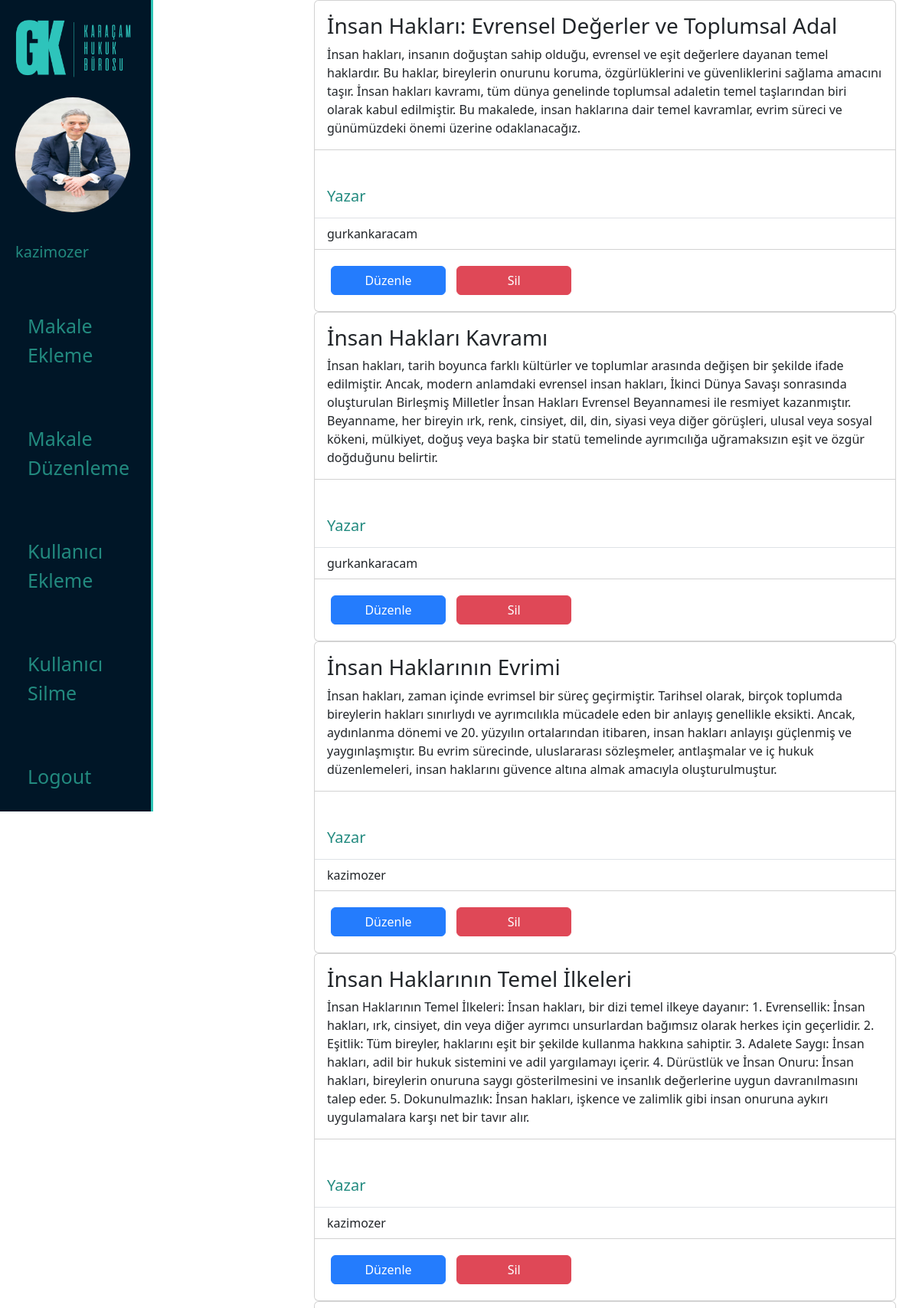
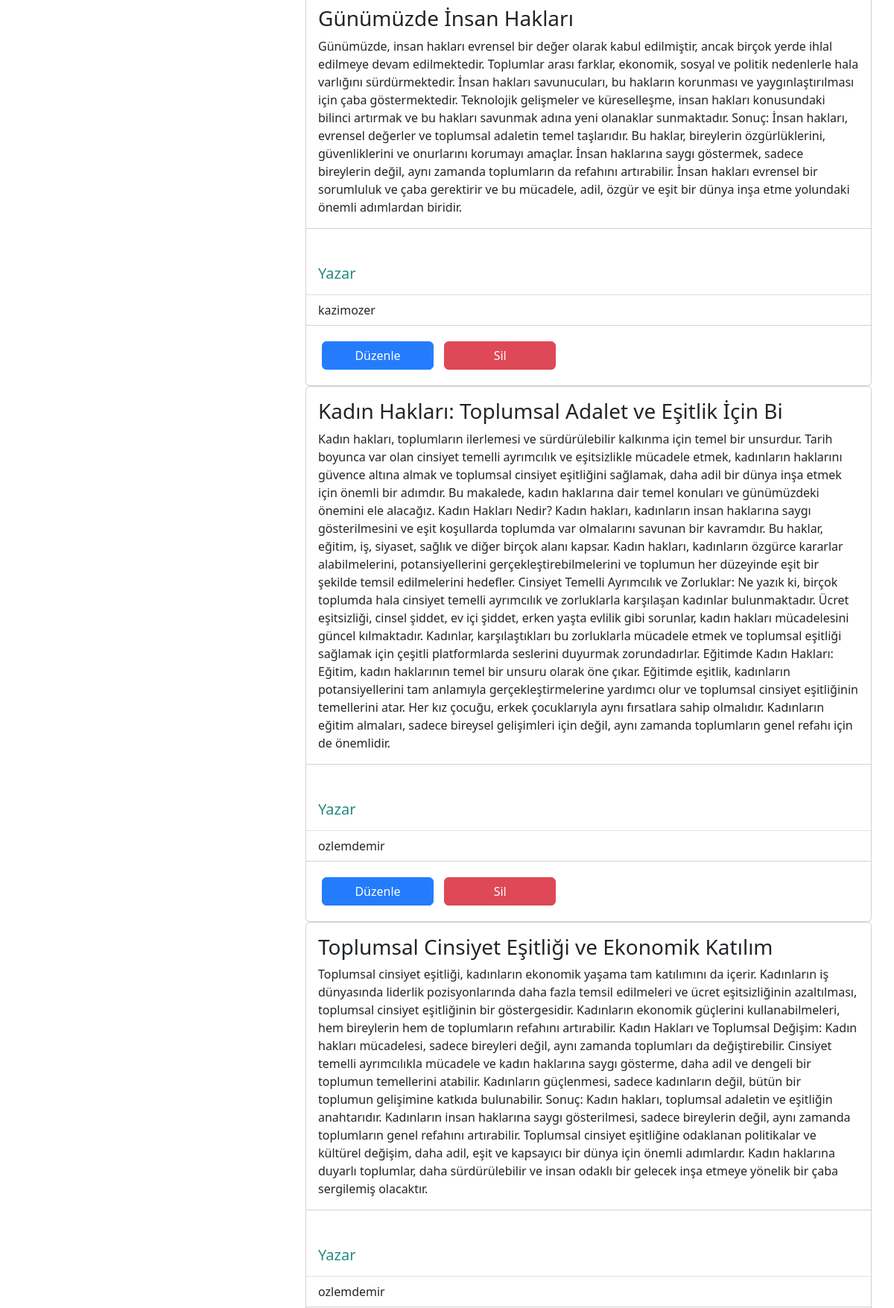
Page /admin/panel.php?option=2 (signed in, upper part) on the committed database (2 pictures, top to bottom).
### tables this page shows
CREATE TABLE `makale` (
  `id` int(25) NOT NULL,
  `caption` varchar(150) NOT NULL,
  `content` text NOT NULL,
  `writer` varchar(25) NOT NULL
);

### admin/makaleedit.php (the view, shortened to what this page needs)
<?php
include("dbconnect.php");
?>
<!doctype html>
<html>
<head>
<link href="https://cdn.jsdelivr.net/npm/bootstrap@5.3.2/dist/css/bootstrap.min.css" rel="stylesheet">
<link href="../css/makaleedit.css" rel="stylesheet">
<link href="../css/modal.css?v=<?php echo time()?>" rel="stylesheet" type="text/css">
</head>
<body>
<?php
$sorgu = $conn->query("SELECT * FROM makale");
while ($sonuc = $sorgu->fetch_assoc()) {
$caption = $sonuc['caption'];
$writer = $sonuc['writer'];
$content = $sonuc['content'];
$id = $sonuc['id'];
?>
<div class="card" style="width: 100%;">
  <div class="card-body">
    <h3 class="card-title"><?php echo $caption; ?></h3>
    <p class="card-text"><?php echo $content; ?></p>
  </div>
  <ul class="list-group list-group-flush">
    <li class="list-group-item"><h5>Yazar</h5></li>
    <li class="list-group-item"><?php echo $writer; ?></li>
  </ul>
  <div class="card-body">
  <a href="updatemakale.php?id=<?php echo $id; ?>" class="btn btn-primary buttonspace">Düzenle</a>
    <a href="deletemakale.php?id=<?php echo $id; ?>" class="btn btn-danger buttonspace">Sil</a>
  </div>
</div>
<?php
}
?>
</body>
</html>

### css/panel.css (style rules this page uses)
body { margin: 0 auto; padding: 0; }
* { box-sizing: border-box; }
.btn { background-color: dodgerblue; color: white; padding: 15px 20px; border: none; cursor: pointer; width: 100%; opacity: 0.9; }
h5 { margin-top: 40px; color: #228a7f; display: block; }

### css/makaleedit.css (style rules this page uses)
.buttonspace { margin: 5px; width: 150px; }

### css/modal.css (style rules this page uses)
h5 { margin-top: 40px; color: #228a7f; display: block; }

### rows in the picture
makale: caption "İnsan Hakları: Evrensel Değerler ve Toplumsal Adal", content "İnsan hakları, insanın doğuştan sahip olduğu, evrensel ve eşit değerlere dayanan temel haklardır. Bu haklar, bireylerin onurunu koruma, özgürlüklerini ve güvenliklerini sağlama amacını taşır. İnsan hakları kavramı, tüm dünya genelinde toplumsal adaletin temel taşlarından biri olarak kabul edilmiştir. Bu makalede, insan haklarına dair temel kavramlar, evrim süreci ve günümüzdeki önemi üzerine odaklanacağız.", writer "gurkankaracam"
makale: caption "İnsan Hakları Kavramı", content "İnsan hakları, tarih boyunca farklı kültürler ve toplumlar arasında değişen bir şekilde ifade edilmiştir. Ancak, modern anlamdaki evrensel insan hakları, İkinci Dünya Savaşı sonrasında oluşturulan Birleşmiş Milletler İnsan Hakları Evrensel Beyannamesi ile resmiyet kazanmıştır. Beyanname, her bireyin ırk, renk, cinsiyet, dil, din, siyasi veya diğer görüşleri, ulusal veya sosyal kökeni, mülkiyet, doğuş veya başka bir statü temelinde ayrımcılığa uğramaksızın eşit ve özgür doğduğunu belirtir.", writer "gurkankaracam"
makale: caption "İnsan Haklarının Evrimi", content "İnsan hakları, zaman içinde evrimsel bir süreç geçirmiştir. Tarihsel olarak, birçok toplumda bireylerin hakları sınırlıydı ve ayrımcılıkla mücadele eden bir anlayış genellikle eksikti. Ancak, aydınlanma dönemi ve 20. yüzyılın ortalarından itibaren, insan hakları anlayışı güçlenmiş ve yaygınlaşmıştır. Bu evrim sürecinde, uluslararası sözleşmeler, antlaşmalar ve iç hukuk düzenlemeleri, insan haklarını güvence altına almak amacıyla oluşturulmuştur.", writer "kazimozer"
makale: caption "İnsan Haklarının Temel İlkeleri", content "İnsan Haklarının Temel İlkeleri: İnsan hakları, bir dizi temel ilkeye dayanır: 1. Evrensellik: İnsan hakları, ırk, cinsiyet, din veya diğer ayrımcı unsurlardan bağımsız olarak herkes için geçerlidir. 2. Eşitlik: Tüm bireyler, haklarını eşit bir şekilde kullanma hakkına sahiptir. 3. Adalete Saygı: İnsan hakları, adil bir hukuk sistemini ve adil yargılamayı içerir. 4. Dürüstlük ve İnsan Onuru: İnsan hakları, bireylerin onuruna saygı gösterilmesini ve insanlık değerlerine uygun davranılmasını talep eder. 5. Dokunulmazlık: İnsan hakları, işkence ve zalimlik gibi insan onuruna aykırı uygulamalara karşı net bir tavır alır.", writer "kazimozer"
makale: caption "Günümüzde İnsan Hakları", content "Günümüzde, insan hakları evrensel bir değer olarak kabul edilmiştir, ancak birçok yerde ihlal edilmeye devam edilmektedir. Toplumlar arası farklar, ekonomik, sosyal ve politik nedenlerle hala varlığını sürdürmektedir. İnsan hakları savunucuları, bu hakların korunması ve yaygınlaştırılması için çaba göstermektedir. Teknolojik gelişmeler ve küreselleşme, insan hakları konusundaki bilinci artırmak ve bu hakları savunmak adına yeni olanaklar sunmaktadır. Sonuç: İnsan hakları, evrensel değerler ve toplumsal adaletin temel taşlarıdır. Bu haklar, bireylerin özgürlüklerini, güvenliklerini ve onurlarını korumayı amaçlar. İnsan haklarına saygı göstermek, sadece bireylerin değil, aynı zamanda…", writer "kazimozer"
makale: caption "Kadın Hakları: Toplumsal Adalet ve Eşitlik İçin Bi", content "Kadın hakları, toplumların ilerlemesi ve sürdürülebilir kalkınma için temel bir unsurdur. Tarih boyunca var olan cinsiyet temelli ayrımcılık ve eşitsizlikle mücadele etmek, kadınların haklarını güvence altına almak ve toplumsal cinsiyet eşitliğini sağlamak, daha adil bir dünya inşa etmek için önemli bir adımdır. Bu makalede, kadın haklarına dair temel konuları ve günümüzdeki önemini ele alacağız. Kadın Hakları Nedir? Kadın hakları, kadınların insan haklarına saygı gösterilmesini ve eşit koşullarda toplumda var olmalarını savunan bir kavramdır. Bu haklar, eğitim, iş, siyaset, sağlık ve diğer birçok alanı kapsar. Kadın hakları, kadınların özgürce kararlar alabilmelerini, potansiyellerini…", writer "ozlemdemir"
makale: caption "Toplumsal Cinsiyet Eşitliği ve Ekonomik Katılım", content "Toplumsal cinsiyet eşitliği, kadınların ekonomik yaşama tam katılımını da içerir. Kadınların iş dünyasında liderlik pozisyonlarında daha fazla temsil edilmeleri ve ücret eşitsizliğinin azaltılması, toplumsal cinsiyet eşitliğinin bir göstergesidir. Kadınların ekonomik güçlerini kullanabilmeleri, hem bireylerin hem de toplumların refahını artırabilir. Kadın Hakları ve Toplumsal Değişim: Kadın hakları mücadelesi, sadece bireyleri değil, aynı zamanda toplumları da değiştirebilir. Cinsiyet temelli ayrımcılıkla mücadele ve kadın haklarına saygı gösterme, daha adil ve dengeli bir toplumun temellerini atabilir. Kadınların güçlenmesi, sadece kadınların değil, bütün bir toplumun gelişimine katkıda…", writer "ozlemdemir"

### other values in the picture
$name "kazimozer"
